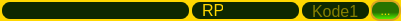
     <widget class="QFrame" name="frame_13">
      <property name="geometry">
       <rect>
        <x>810</x>
        <y>40</y>
        <width>401</width>
        <height>21</height>
       </rect>
      </property>
      <property name="styleSheet">
       <string notr="true">border: 2px solid gold;
background-color: gold;
color: rgb(85, 255, 0);
border-radius: 10px;</string>
      </property>
      <property name="frameShape">
       <enum>QFrame::StyledPanel</enum>
      </property>
      <property name="frameShadow">
       <enum>QFrame::Raised</enum>
      </property>
      <widget class="QToolButton" name="btnCariKodeService1">
       <property name="geometry">
        <rect>
         <x>370</x>
         <y>0</y>
         <width>31</width>
         <height>21</height>
        </rect>
       </property>
       <property name="styleSheet">
        <string notr="true">border: 2px solid goldenrod;
border-radius: 10px;
padding: 0 8px;
background-color: qlineargradient(x1: 0, y1: 1, x2: 0, y2: 0, stop: 0 rgb(85, 255, 0), stop: 0.4 rgb(41, 115, 0), stop: 1.0 rgb(41, 115, 0));
color: gold;</string>
       </property>
       <property name="text">
        <string>...</string>
       </property>
      </widget>
      <widget class="QLineEdit" name="txtJenisService1">
       <property name="geometry">
        <rect>
         <x>0</x>
         <y>0</y>
         <width>191</width>
         <height>21</height>
        </rect>
       </property>
       <property name="font">
        <font>
         <pointsize>12</pointsize>
        </font>
       </property>
       <property name="styleSheet">
        <string notr="true">border: 2px solid gold;
background-color: rgb(13, 39, 0);
border-radius: 10px;
padding: 0 8px;
color: gold;</string>
       </property>
      </widget>
      <widget class="QLineEdit" name="txtKodeService1">
       <property name="geometry">
        <rect>
         <x>300</x>
         <y>0</y>
         <width>71</width>
         <height>21</height>
        </rect>
       </property>
       <property name="font">
        <font>
         <pointsize>12</pointsize>
        </font>
       </property>
       <property name="styleSheet">
        <string notr="true">border: 2px solid gold;
background-color: rgb(13, 39, 0);
border-radius: 10px;
padding: 0 8px;
color: gold;</string>
       </property>
       <property name="text">
        <string/>
       </property>
       <property name="placeholderText">
        <string>Kode1</string>
       </property>
      </widget>
      <widget class="QFrame" name="frame_22">
       <property name="geometry">
        <rect>
         <x>190</x>
         <y>0</y>
         <width>111</width>
         <height>21</height>
        </rect>
       </property>
       <property name="styleSheet">
        <string notr="true">border: 2px solid gold;
background-color: rgb(13, 39, 0);
border-radius: 10px;
padding: 0 8px;
color: gold;</string>
       </property>
       <property name="frameShape">
        <enum>QFrame::StyledPanel</enum>
       </property>
       <property name="frameShadow">
        <enum>QFrame::Raised</enum>
       </property>
       <widget class="QLabel" name="label_36">
        <property name="geometry">
         <rect>
          <x>0</x>
          <y>0</y>
          <width>41</width>
          <height>21</height>
         </rect>
        </property>
        <property name="font">
         <font>
          <pointsize>12</pointsize>
         </font>
        </property>
        <property name="styleSheet">
         <string notr="true">padding: 0 8px;
color: gold;
border: transparent;
background: transparent;</string>
        </property>
        <property name="text">
         <string>RP</string>
        </property>
       </widget>
       <widget class="QLineEdit" name="txtHarga1">
        <property name="geometry">
         <rect>
          <x>30</x>
          <y>0</y>
          <width>81</width>
          <height>21</height>
         </rect>
        </property>
        <property name="font">
         <font>
          <pointsize>12</pointsize>
         </font>
        </property>
        <property name="styleSheet">
         <string notr="true">padding: 0 8px;
color: gold;
border: transparent;
background: transparent;</string>
        </property>
       </widget>
      </widget>
     </widget>
